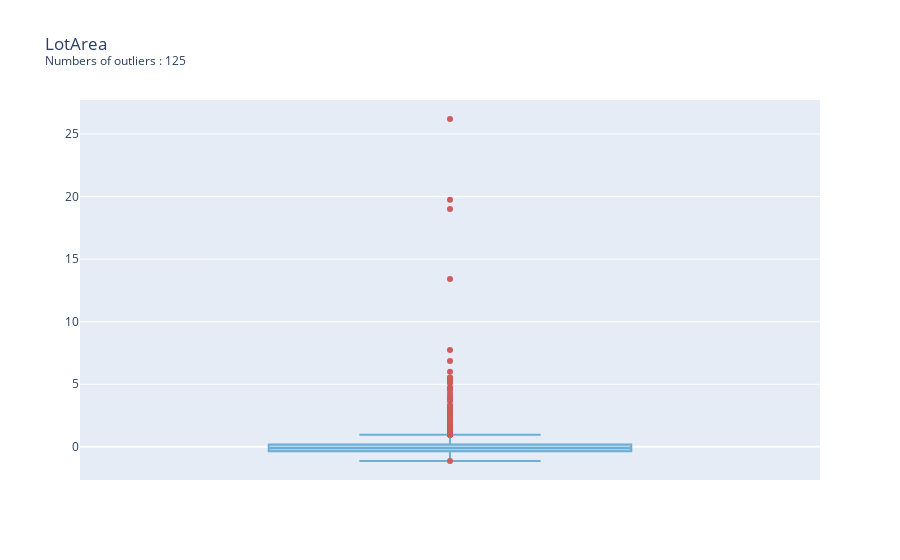
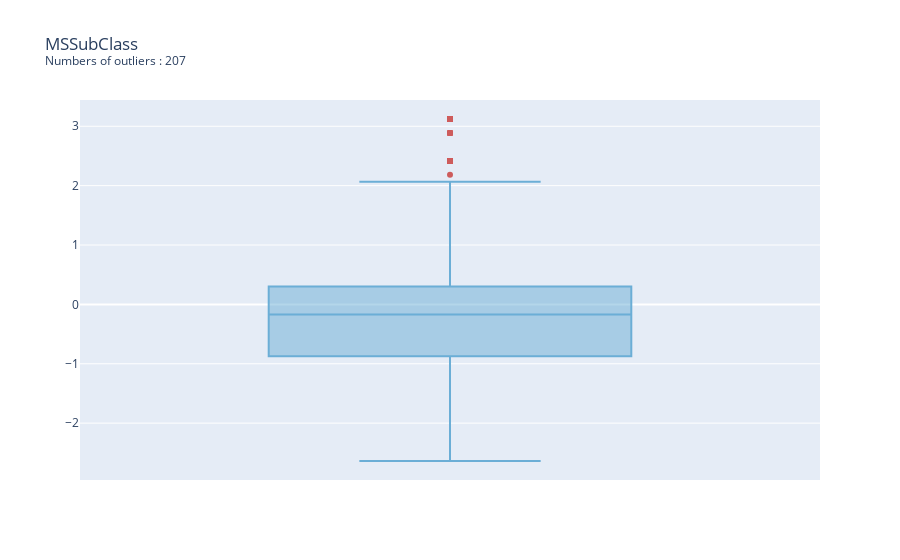
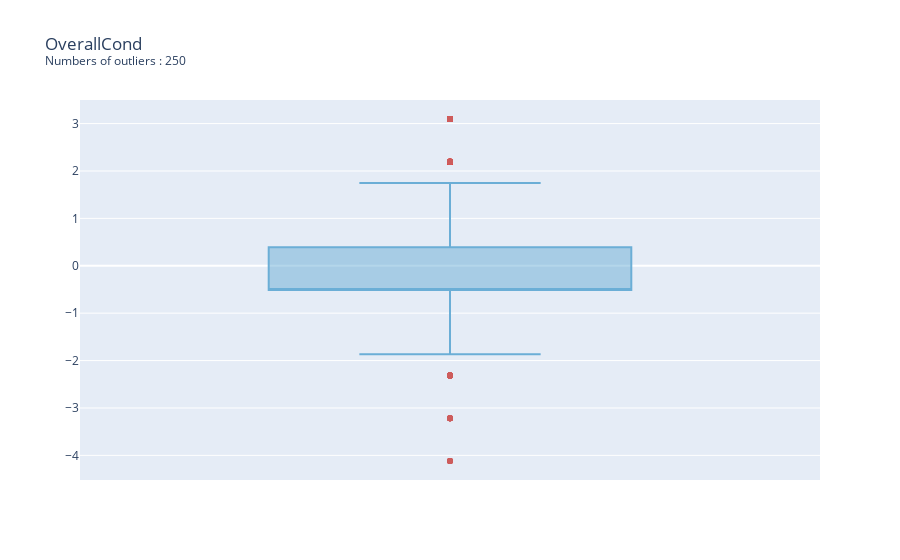
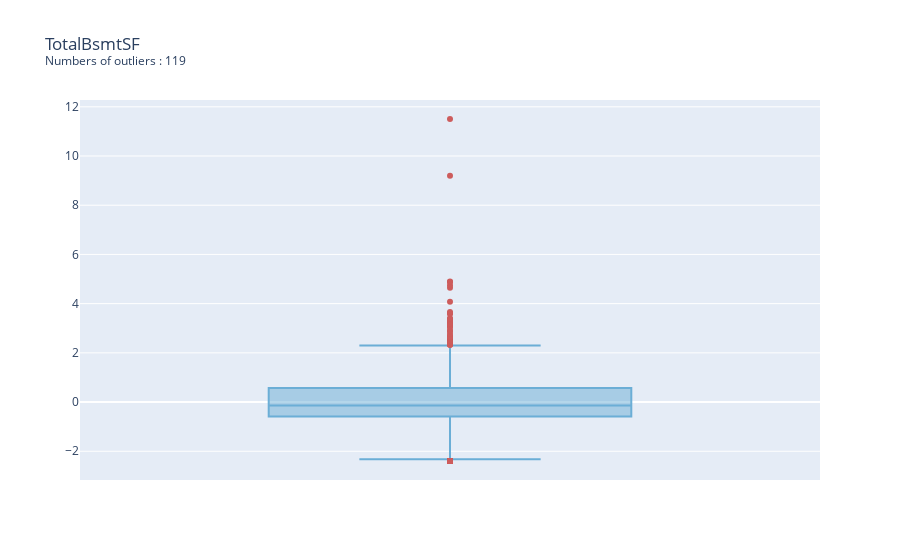

The code cell stored with these charts, in order, in its notebook:
### Code cell
for col in columns_to_normalize.difference(["SalePrice", "BsmtFinSF2"]):
    plot_outliers(df[col])
    plot_outliers_with_matplotlib(df[col])

# Plot the box plot for the attribute "BsmtFinSF2" where the values is not 0
plot_outliers(df["BsmtFinSF2"][df["BsmtFinSF2"] != df["BsmtFinSF2"].median()])
plot_outliers_with_matplotlib(df["BsmtFinSF2"][df["BsmtFinSF2"] != df["BsmtFinSF2"].median()])

### Figure 1 — Plotly figure (JSON) as saved in the notebook; plotly's stock layout.template omitted (floating-point values rounded to 4 significant figures; data arrays with more than 128 entries replaced by an {"elided": "..."} marker saying what was removed)
{"data": [{"boxpoints": "outliers", "hoverinfo": "y", "line": {"color": "rgb(107,174,214)"}, "lowerfence": [-1.121], "marker": {"color": "indianred", "outliercolor": "indianred"}, "median": [-0.08781], "name": "LotArea", "q1": [-0.3399], "q3": [0.1807], "type": "box", "upperfence": [0.9616], "y": {"elided": "1x2913 float values"}}], "layout": {"title": {"text": "LotArea <br><sup>Numbers of outliers : 125 </sup>"}, "xaxis": {"showticklabels": false}}}

### Figure 2 — Plotly figure (JSON) as saved in the notebook; plotly's stock layout.template omitted (floating-point values rounded to 4 significant figures; data arrays with more than 128 entries replaced by an {"elided": "..."} marker saying what was removed)
{"data": [{"boxpoints": "outliers", "hoverinfo": "y", "line": {"color": "rgb(107,174,214)"}, "lowerfence": [-2.638], "marker": {"color": "indianred", "outliercolor": "indianred"}, "median": [-0.1691], "name": "MSSubClass", "q1": [-0.8744], "q3": [0.3012], "type": "box", "upperfence": [2.065], "y": {"elided": "1x2913 float values"}}], "layout": {"title": {"text": "MSSubClass <br><sup>Numbers of outliers : 207 </sup>"}, "xaxis": {"showticklabels": false}}}

### Figure 3 — Plotly figure (JSON) as saved in the notebook; plotly's stock layout.template omitted (floating-point values rounded to 4 significant figures; data arrays with more than 128 entries replaced by an {"elided": "..."} marker saying what was removed)
{"data": [{"boxpoints": "outliers", "hoverinfo": "y", "line": {"color": "rgb(107,174,214)"}, "lowerfence": [-1.864], "marker": {"color": "indianred", "outliercolor": "indianred"}, "median": [-0.5112], "name": "OverallCond", "q1": [-0.5112], "q3": [0.3907], "type": "box", "upperfence": [1.744], "y": {"elided": "1x2913 float values"}}], "layout": {"title": {"text": "OverallCond <br><sup>Numbers of outliers : 250 </sup>"}, "xaxis": {"showticklabels": false}}}

### Figure 4 — Plotly figure (JSON) as saved in the notebook; plotly's stock layout.template omitted (floating-point values rounded to 4 significant figures; data arrays with more than 128 entries replaced by an {"elided": "..."} marker saying what was removed)
{"data": [{"boxpoints": "outliers", "hoverinfo": "y", "line": {"color": "rgb(107,174,214)"}, "lowerfence": [-2.328], "marker": {"color": "indianred", "outliercolor": "indianred"}, "median": [-0.1429], "name": "TotalBsmtSF", "q1": [-0.591], "q3": [0.5669], "type": "box", "upperfence": [2.304], "y": {"elided": "1x2913 float values"}}], "layout": {"title": {"text": "TotalBsmtSF <br><sup>Numbers of outliers : 119 </sup>"}, "xaxis": {"showticklabels": false}}}
